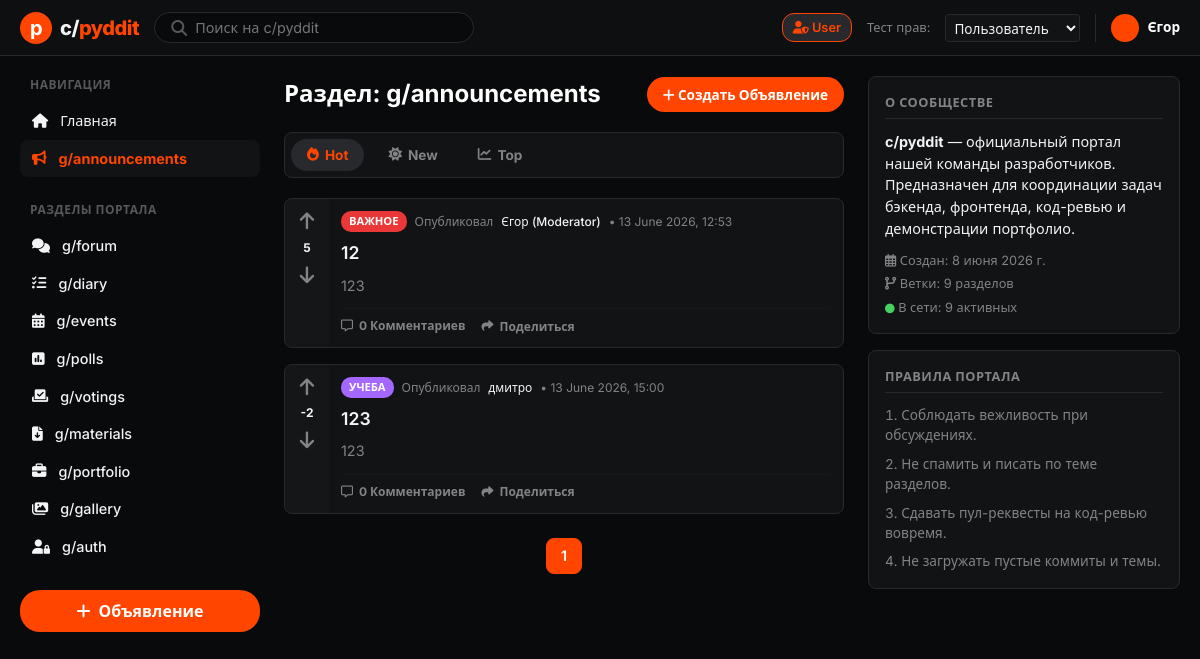
Page /announcements/ on the earlier database version.
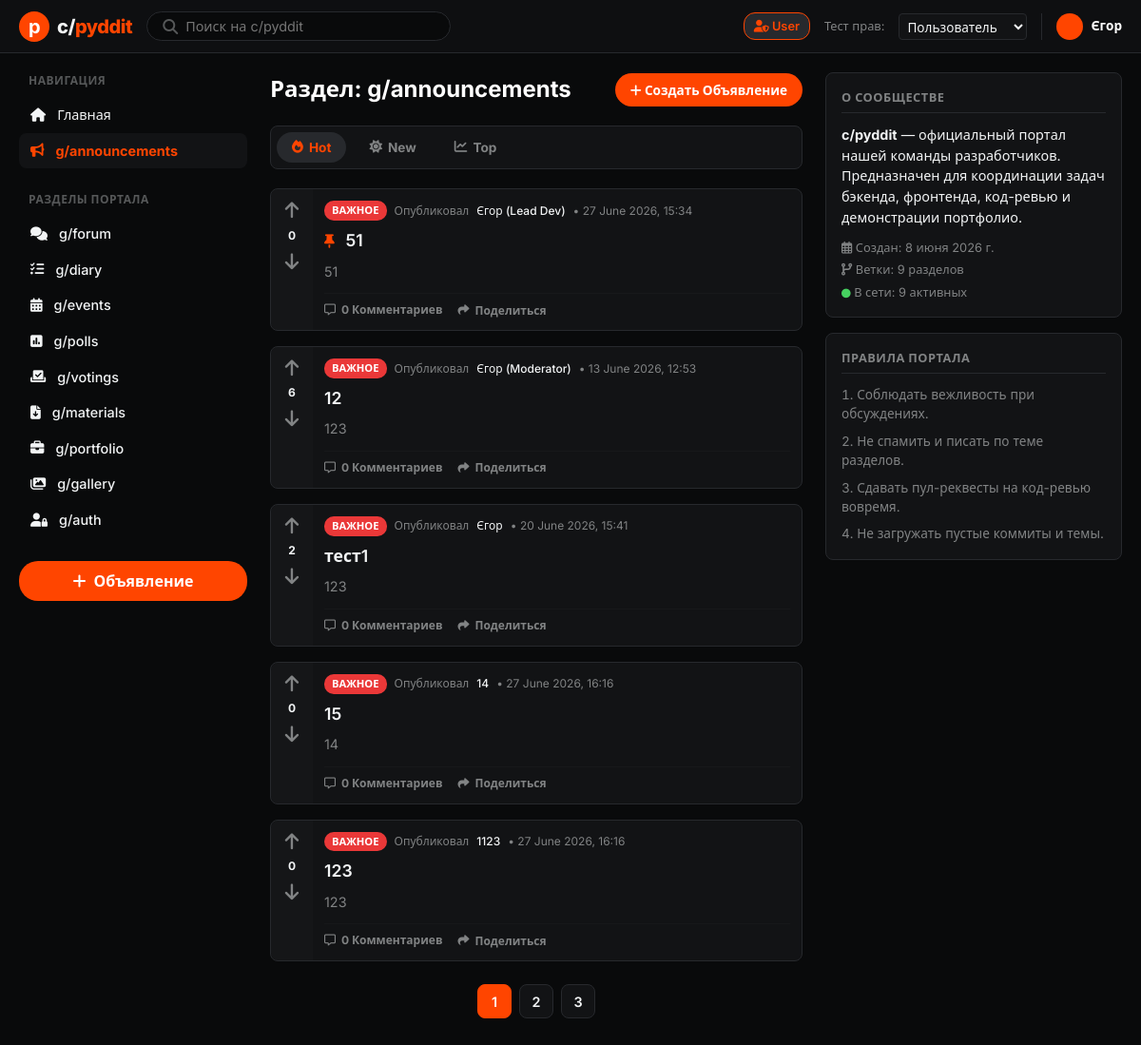
Same page on the later database version.
### portal/models.py (models this page shows, shortened)
class Announcement(models.Model):
    CATEGORY_CHOICES = [
        ('Important', 'Важное'),
        ('General', 'Общее'),
        ('Event', 'Событие'),
        ('Academic', 'Учеба'),
    ]
    title = models.CharField(max_length=200, verbose_name="Заголовок")
    content = models.TextField(verbose_name="Содержание")
    category = models.CharField(
        max_length=20,
        choices=CATEGORY_CHOICES,
        default='General',
        verbose_name="Категория"
    )
    author_name = models.CharField(max_length=100, default="Администратор", verbose_name="Автор")
    likes = models.IntegerField(default=0, verbose_name="Рейтинг (лайки)")
    created_at = models.DateTimeField(auto_now_add=True, verbose_name="Дата создания")
    updated_at = models.DateTimeField(auto_now=True, verbose_name="Дата обновления")
    is_pinned = models.BooleanField(default=False, verbose_name="Закреплено")
    class Meta:
        ordering = ['-is_pinned', '-created_at']
        verbose_name = "Объявление"
        verbose_name_plural = "Объявления"

### portal/views.py (the view, shortened to what this page needs)
# urls.py: path('announcements/', views.announcements_list, name='announcements_list'),
def announcements_list(request):
    role = get_current_role(request)
    q = request.GET.get('q', '')
    if q:
        announcements = Announcement.objects.filter(
            Q(title__icontains=q) | Q(content__icontains=q)
        )
    else:
        announcements = Announcement.objects.all()
    sort_by = request.GET.get('sort', 'hot')
    if sort_by == 'new':
        announcements = announcements.order_by('-is_pinned', '-created_at')
    elif sort_by == 'top':
        announcements = announcements.order_by('-is_pinned', '-likes', '-created_at')
    else: # hot
        announcements = announcements.order_by('-is_pinned', '-likes', '-created_at')
    paginator = Paginator(announcements, 5)
    page_num = request.GET.get('page')
    page_obj = paginator.get_page(page_num)
    context = {
        'page_obj': page_obj,
        'role': role,
        'announcements': announcements,
        'sort_by': sort_by,
        'q': q,
    }
    return render(request, 'portal/announcements_list.html', context)

### portal/views.py (called while the page is built)
def get_current_role(request):
    return request.session.get('role', 'User')

### portal/templates/portal/announcements_list.html (shortened to what this page needs)
{% extends 'portal/base.html' %}
{% block content %}
    <div style="display: flex; justify-content: space-between; align-items: center; margin-bottom: 20px;">
        <h2 style="font-size: 1.5rem; font-weight: 700; color: white;">Раздел: g/announcements</h2>
        <button class="btn btn-primary" onclick="document.getElementById('createModal').style.display='flex'">
            <i class="fas fa-plus"></i> Создать Объявление
        </button>
    </div>
    <div class="feed-tabs" style="margin-bottom: 20px;">
        <a href="?sort=hot{% if q %}&q={{ q }}{% endif %}" class="tab-btn {% if sort_by == 'hot' or not sort_by %}active{% endif %}"><i class="fas fa-fire"></i> Hot</a>
        <a href="?sort=new{% if q %}&q={{ q }}{% endif %}" class="tab-btn {% if sort_by == 'new' %}active{% endif %}"><i class="fas fa-sun"></i> New</a>
        <a href="?sort=top{% if q %}&q={{ q }}{% endif %}" class="tab-btn {% if sort_by == 'top' %}active{% endif %}"><i class="fas fa-chart-line"></i> Top</a>
    </div>
    {% if announcements %}
        {% for announcement in page_obj %}
            <article class="post-card">
                <div class="post-votes">
                    <a href="{% url 'announcement_like' announcement.pk %}?dir=up" class="vote-arrow up">
                        <i class="fas fa-arrow-up"></i>
                    </a>
                    <span class="vote-count {% if announcement.likes > 0 %}color-upvote{% elif announcement.likes < 0 %}color-downvote{% endif %}">
                        {{ announcement.likes }}
                    </span>
                    <a href="{% url 'announcement_like' announcement.pk %}?dir=down" class="vote-arrow down">
                        <i class="fas fa-arrow-down"></i>
                    </a>
                </div>
                <div class="post-main">
                    <div class="post-meta">
                        <span class="tag-pill
                            {% if announcement.category == 'Important' %}tag-important
                            {% elif announcement.category == 'Academic' %}tag-academic
                            {% elif announcement.category == 'Event' %}tag-event
                            {% else %}tag-general{% endif %}">
                            {{ announcement.get_category_display }}
                        </span>
                        <span>Опубликовал</span>
                        <span class="post-author">{{ announcement.author_name }}</span>
                        <span>• {{ announcement.created_at|date:"d E Y, H:i" }}</span>
                    </div>
                    <h3 class="post-title">
                        {% if announcement.is_pinned %}
                            <span class="pinned-badge" style="color: var(--accent-orange); margin-right: 8px; font-size: 0.9rem;" title="Закреплено">
                                <i class="fas fa-thumbtack"></i>
                            </span>
                        {% endif %}
                        <a href="{% url 'announcement_detail' announcement.pk %}">{{ announcement.title }}</a>
                    </h3>
                    <p class="post-body">
                        {{ announcement.content|linebreaksbr|truncatewords:40 }}
                    </p>
                    <div class="post-footer">
                        <a href="{% url 'announcement_detail' announcement.pk %}" class="post-footer-btn">
                            <i class="far fa-comment-alt"></i> {{ announcement.comments.count }} Комментариев
                        </a>
                        <button class="post-footer-btn"><i class="fas fa-share"></i> Поделиться</button>
                    </div>
                </div>
            </article>
        {% endfor %}
        <div class="pagination">
            {% for page in page_obj.paginator.page_range %}
                {% if page == page_obj.number %}
                    <span class="pagination-btn active">{{ page }}</span>
                {% else %}
                    <a href="?page={{ page }}{% if sort_by %}&sort={{ sort_by }}{% endif %}{% if q %}&q={{ q }}{% endif %}" class="pagination-btn">{{ page }}</a>
                {% endif %}
            {% endfor %}
        </div>
    {% endif %}
{% endblock %}

### portal/templates/portal/base.html (shortened to what this page needs)
<!DOCTYPE html>
<html lang="ru">
<head>
    <link rel="stylesheet" href="https://cdnjs.cloudflare.com/ajax/libs/font-awesome/6.4.0/css/all.min.css">
    {% load static %}
    <link rel="stylesheet" href="{% static 'portal/css/styles.css' %}">
</head>
<body>
    <div class="app-container">
        <header class="app-header">
            <div class="header-left">
                <a href="{% url 'home' %}" class="logo-area">
                    <div class="logo-icon">p</div>
                    <div class="logo-text">c/<span>pyddit</span></div>
                </a>
                <form action="{% url 'announcements_list' %}" method="GET" class="search-bar">
                    <i class="fas fa-search" style="color: var(--text-muted);"></i>
                    <input type="text" name="q" placeholder="Поиск на c/pyddit" value="{{ q|default:'' }}">
                </form>
            </div>
            <div class="header-right">
                <div class="role-badge">
                    <i class="fas fa-user-shield"></i> {{ role }}
                </div>
                <span style="font-size: 0.8rem; color: var(--text-secondary);">Тест прав:</span>
                <select onchange="location = this.value;" class="role-switcher-dropdown">
                    <option value="{% url 'set_role' 'User' %}" {% if role == 'User' %}selected{% endif %}>Пользователь</option>
                </select>
                <div style="display: flex; align-items: center; gap: 8px; border-left: 1px solid var(--border-color); padding-left: 15px;">
                    <div style="width: 28px; height: 28px; background-color: var(--accent-orange); border-radius: 50%; display: flex; align-items: center; justify-content: center; font-weight: bold; font-size: 0.85rem;">
                    </div>
                    <span style="font-size: 0.85rem; font-weight: 600; color: white;">Єгор</span>
                </div>
            </div>
        </header>
        <main class="app-main">
            <aside class="app-sidebar-left">
                <div class="sidebar-title">Навигация</div>
                <ul class="sidebar-menu">
                    <li class="sidebar-item {% if request.resolver_match.url_name == 'home' %}active{% endif %}">
                        <a href="{% url 'home' %}"><i class="fas fa-home"></i> Главная</a>
                    </li>
                    <li class="sidebar-item {% if request.resolver_match.url_name == 'announcements_list' or 'announcements' in request.path %}active{% endif %}">
                        <a href="{% url 'announcements_list' %}"><i class="fas fa-bullhorn"></i> g/announcements</a>
                    </li>
                </ul>
                <div class="sidebar-title">Разделы портала</div>
                <ul class="sidebar-menu">
                    <li class="sidebar-item {% if 'forum' in request.path %}active{% endif %}">
                        <a href="{% url 'mock_section' 'forum' %}"><i class="fas fa-comments"></i> g/forum</a>
                    </li>
                    <li class="sidebar-item {% if 'diary' in request.path %}active{% endif %}">
                        <a href="{% url 'mock_section' 'diary' %}"><i class="fas fa-tasks"></i> g/diary</a>
                    </li>
                    <li class="sidebar-item {% if 'events' in request.path %}active{% endif %}">
                        <a href="{% url 'mock_section' 'events' %}"><i class="fas fa-calendar-alt"></i> g/events</a>
                    </li>
                    <li class="sidebar-item {% if 'polls' in request.path %}active{% endif %}">
                        <a href="{% url 'mock_section' 'polls' %}"><i class="fas fa-poll"></i> g/polls</a>
                    </li>
                    <li class="sidebar-item {% if 'votings' in request.path %}active{% endif %}">
                        <a href="{% url 'mock_section' 'votings' %}"><i class="fas fa-vote-yea"></i> g/votings</a>
                    </li>
                    <li class="sidebar-item {% if 'materials' in request.path %}active{% endif %}">
                        <a href="{% url 'mock_section' 'materials' %}"><i class="fas fa-file-download"></i> g/materials</a>
                    </li>
                    <li class="sidebar-item {% if 'portfolio' in request.path %}active{% endif %}">
                        <a href="{% url 'mock_section' 'portfolio' %}"><i class="fas fa-briefcase"></i> g/portfolio</a>
                    </li>
                    <li class="sidebar-item {% if 'gallery' in request.path %}active{% endif %}">
                        <a href="{% url 'mock_section' 'gallery' %}"><i class="fas fa-images"></i> g/gallery</a>
                    </li>
                    <li class="sidebar-item {% if 'auth' in request.path %}active{% endif %}">
                        <a href="{% url 'mock_section' 'auth' %}"><i class="fas fa-user-lock"></i> g/auth</a>
                    </li>
                </ul>
                <button class="btn-sidebar-create" onclick="document.getElementById('createModal').style.display='flex'">
                    <i class="fas fa-plus"></i> Объявление
                </button>
            </aside>
            <section class="app-feed">
                {% block content %}
                {% endblock %}
            </section>
            <aside class="app-sidebar-right">
                <div class="widget">
                    <div class="widget-header">О сообществе</div>
                    <div style="margin-bottom: 12px; font-size: 0.9rem;">
                        <strong>c/pyddit</strong> — официальный портал нашей команды разработчиков. Предназначен для координации задач бэкенда, фронтенда, код-ревью и демонстрации портфолио.
                    </div>
                    <div style="font-size: 0.8rem; color: var(--text-secondary); display: flex; flex-direction: column; gap: 4px;">
                        <span><i class="far fa-calendar-alt"></i> Создан: 8 июня 2026 г.</span>
                        <span><i class="fas fa-code-branch"></i> Ветки: 9 разделов</span>
                        <span><i class="fas fa-circle" style="color: #46d160; font-size: 0.6rem;"></i> В сети: 9 активных</span>
                    </div>
                </div>
                <div class="widget">
                    <div class="widget-header">Правила Портала</div>
                    <ol class="about-rules">
                        <li>Соблюдать вежливость при обсуждениях.</li>
                        <li>Не спамить и писать по теме разделов.</li>
                        <li>Сдавать пул-реквесты на код-ревью вовремя.</li>
                        <li>Не загружать пустые коммиты и темы.</li>
                    </ol>
                </div>
            </aside>
        </main>
    </div>
</body>
</html>

Differences in the rows shown:
no longer on this page (row edited): Announcement: likes "-2", category "УЧЕБА", author_name "дмитро", created_at "13 June 2026, 15:00", title "123", content "123", comments.count "0"
added Announcement: likes "0", category "ВАЖНОЕ", author_name "Єгор (Lead Dev)", created_at "27 June 2026, 15:34", is_pinned True (drawn), title "51", content "51", comments.count "0"
changed Announcement "Єгор (Moderator)": likes "5" → "6"
added Announcement: likes "2", category "ВАЖНОЕ", author_name "Єгор", created_at "20 June 2026, 15:41", title "тест1", content "123", comments.count "0"
added Announcement: likes "0", category "ВАЖНОЕ", author_name "14", created_at "27 June 2026, 16:16", title "15", content "14", comments.count "0"
added Announcement: likes "0", category "ВАЖНОЕ", author_name "1123", created_at "27 June 2026, 16:16", title "123", content "123", comments.count "0"
Other differences:
new list line: "2"
new list line: "3"
